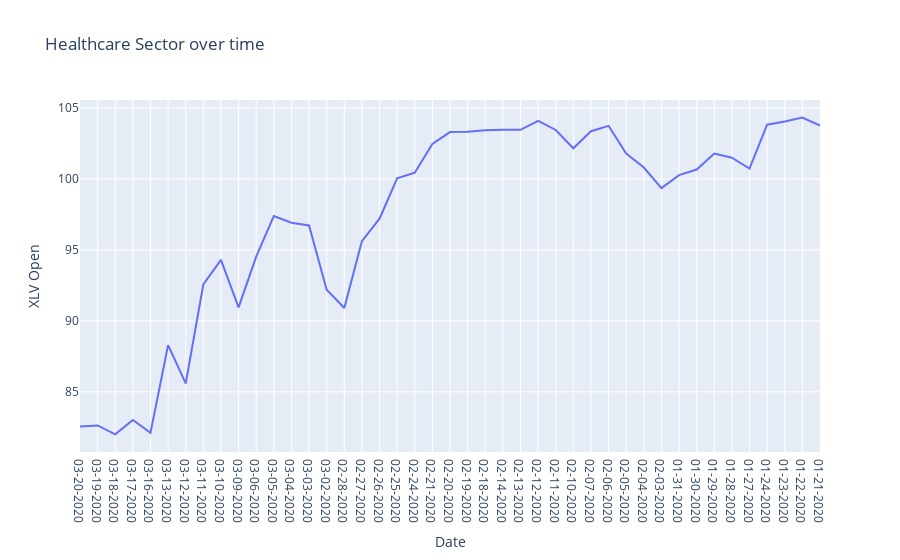

Write notebook code for a chart like this one.
### Code cell
fig_market = px.line(df_health, x = ' Date', y = 'XLV Open', title='Healthcare Sector over time')
fig_market.show()

### Figure 1 — Plotly figure (JSON) as saved in the notebook; plotly's stock layout.template omitted (floating-point values rounded to 4 significant figures)
{"data": [{"hoverlabel": {"namelength": 0}, "hovertemplate": " Date=%{x}<br>XLV Open=%{y}", "legendgroup": "", "line": {"color": "#636efa", "dash": "solid"}, "mode": "lines", "name": "", "showlegend": false, "type": "scatter", "x": ["03-20-2020", "03-19-2020", "03-18-2020", "03-17-2020", "03-16-2020", "03-13-2020", "03-12-2020", "03-11-2020", "03-10-2020", "03-09-2020", "03-06-2020", "03-05-2020", "03-04-2020", "03-03-2020", "03-02-2020", "02-28-2020", "02-27-2020", "02-26-2020", "02-25-2020", "02-24-2020", "02-21-2020", "02-20-2020", "02-19-2020", "02-18-2020", "02-14-2020", "02-13-2020", "02-12-2020", "02-11-2020", "02-10-2020", "02-07-2020", "02-06-2020", "02-05-2020", "02-04-2020", "02-03-2020", "01-31-2020", "01-30-2020", "01-29-2020", "01-28-2020", "01-27-2020", "01-24-2020", "01-23-2020", "01-22-2020", "01-21-2020"], "xaxis": "x", "y": [82.56, 82.63, 82, 83.01, 82.12, 88.29, 85.59, 92.56, 94.3, 90.95, 94.53, 97.38, 96.91, 96.72, 92.19, 90.91, 95.61, 97.2, 100.0, 100.4, 102.5, 103.3, 103.3, 103.4, 103.5, 103.5, 104.1, 103.5, 102.2, 103.4, 103.7, 101.8, 100.8, 99.35, 100.3, 100.7, 101.8, 101.5, 100.7, 103.8, 104.0, 104.3, 103.8], "yaxis": "y"}], "layout": {"legend": {"tracegroupgap": 0}, "title": {"text": "Healthcare Sector over time"}, "xaxis": {"anchor": "y", "domain": [0, 1], "title": {"text": " Date"}}, "yaxis": {"anchor": "x", "domain": [0, 1], "title": {"text": "XLV Open"}}}}
